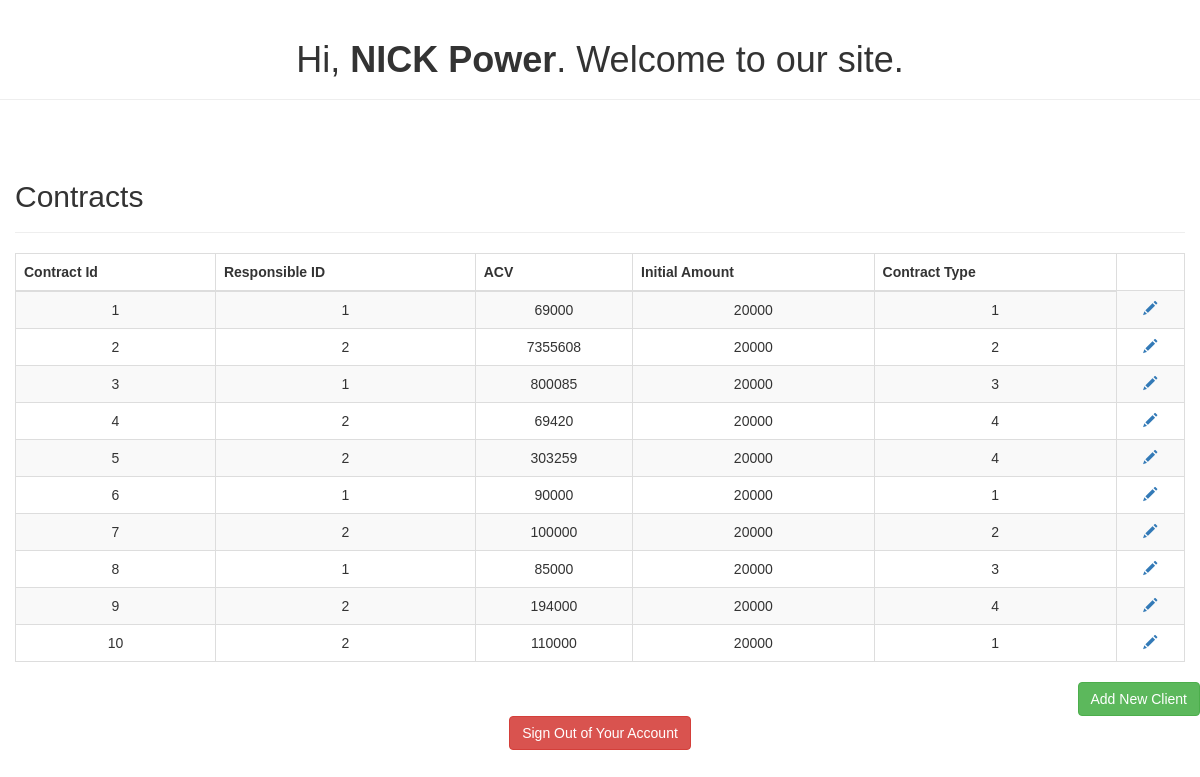
Page /SalesAss/welcome.php (signed in) on the committed database.
### tables this page shows
CREATE TABLE IF NOT EXISTS Contract (
    id INT UNSIGNED AUTO_INCREMENT, 
    client_id INT UNSIGNED,
    responsible_id INT UNSIGNED,
    acv int (10) NOT NULL,
    initial_amount DOUBLE(10, 2),   
    start_date TIMESTAMP DEFAULT CURRENT_TIMESTAMP,
    service_type INT UNSIGNED,
    contract_type INT UNSIGNED,
    sales_associate INT UNSIGNED,
	first_deliverable TIMESTAMP DEFAULT '0000-00-00',
	second_deliverable TIMESTAMP DEFAULT '0000-00-00',
	third_deliverable TIMESTAMP DEFAULT '0000-00-00',
	line_business  INT UNSIGNED,
	client_satisfaction INT DEFAULT NULL,
	CONSTRAINT satisfaction_chk CHECK (client_satisfaction BETWEEN 1 AND 10),
    PRIMARY KEY(id),
    INDEX(client_id),
    INDEX(contract_type),
    INDEX(service_type),
    INDEX(responsible_id),
    INDEX(sales_associate),
	FOREIGN KEY(line_business) REFERENCES Line_business(id),
    FOREIGN KEY(client_id) REFERENCES Client(id),
    FOREIGN KEY(service_type) REFERENCES Service_type(id),
    FOREIGN KEY(contract_type) REFERENCES Contract_type(id),
    FOREIGN KEY(responsible_id) REFERENCES Responsible(id),
    FOREIGN KEY(sales_associate) REFERENCES SalesAssociate(id)
);

### config.php (called while the page is built, shortened)
<?php
$environment = YousefDEV;
if($environment == RyanDEV) {
    define('DB_SERVER', 'localhost');
    define('DB_USERNAME', 'root');
    define('DB_PASSWORD', 'mysql');
    define('DB_NAME', 'rcc353_1');
    $conn = mysqli_connect(DB_SERVER, DB_USERNAME, DB_PASSWORD, DB_NAME);
    $base_url = "/project/COMP_353_Databases_Website/";
    if($conn === false) {
        die("ERROR: Could not connect. " . mysqli_connect_error());
    }
	else
	{
    }
}
else if($environment == YousefDEV) {
    $base_url = "/COMP_353_Databases_Website/";
}
?>

### SalesAss/welcome.php (the view, shortened to what this page needs)
<!DOCTYPE html>
<html lang="en">
<head>
    <link rel="stylesheet" href="https://maxcdn.bootstrapcdn.com/bootstrap/3.3.7/css/bootstrap.css">
</head>
<body>
<div class="page-header">
    <h1>Hi, <b><?php echo htmlspecialchars($_SESSION['username']); ?></b>. Welcome to our site.</h1>
</div>
<div class="wrapper">
    <div class="container-fluid">
        <div class="row">
            <div class="col-md-12">
                <div class="page-header clearfix">
                    <h2 class="pull-left">Contracts</h2>
                </div>
                <?php
                require_once '../config.php';
                $sql = "SELECT * FROM contract";
                if($stmt = mysqli_prepare($conn, $sql)) {
                    if(mysqli_stmt_execute($stmt)) {
                        $result = mysqli_stmt_get_result($stmt);
                        if(mysqli_num_rows($result) > 0){
                            echo "<table class='table table-bordered table-striped'>";
                            echo "<thead>";
                            echo "<tr>";
                            echo "<th>Contract Id</th>";
                            echo "<th>Responsible ID</th>";
                            echo "<th>ACV</th>";
                            echo "<th>Initial Amount</th>";
                            echo "<th>Contract Type</th>";
                            echo "</tr>";
                            echo "</thead>";
                            echo "<tbody>";
                            while($row = mysqli_fetch_array($result)){
                                echo "<tr>";
                                echo "<td>" . $row['id'] . "</td>";
                                echo "<td>" . $row['responsible_id'] . "</td>";
                                echo "<td>" . $row['acv'] . "</td>";
                                echo "<td>" . $row['initial_amount'] . "</td>";
                                echo "<td>". $row['contract_type'] . "</td>";
                                echo "<td>";
								echo "<a href='managers.php?id=". $row['id'] ."' title='View Managers' data-toggle='tooltip'><span class='glyphicon glyphicon-pencil'></span></a>";
                                echo "</td>";
                                echo "</tr>";
                            }
                            echo "</tbody>";
                            echo "</table>";
                        }else{
                            echo "<p class='lead'><em>No records were found.</em></p>";
                        }
                    }
                }
                ?>
            </div>
			<div>
			<a href="register.php" class="btn btn-success pull-right">Add New Client</a>
            </div>
        </div>
    </div>
</div>
<p><a href=<?php echo $base_url . "SalesAss/logout.php" ?> class="btn btn-danger">Sign Out of Your Account</a></p>
</body>
</html>

### SalesAss/welcome.php (style rules this page uses)
body { font: 14px sans-serif; text-align: center; }

### rows in the picture
contract: id "1", responsible "1", acv "69000", initial_amount "20000", contract_type "1"
contract: id "2", responsible "2", acv "7355608", initial_amount "20000", contract_type "2"
contract: id "3", responsible "1", acv "800085", initial_amount "20000", contract_type "3"
contract: id "4", responsible "2", acv "69420", initial_amount "20000", contract_type "4"
contract: id "5", responsible "2", acv "303259", initial_amount "20000", contract_type "4"
contract: id "6", responsible "1", acv "90000", initial_amount "20000", contract_type "1"
contract: id "7", responsible "2", acv "100000", initial_amount "20000", contract_type "2"
contract: id "8", responsible "1", acv "85000", initial_amount "20000", contract_type "3"
contract: id "9", responsible "2", acv "194000", initial_amount "20000", contract_type "4"
contract: id "10", responsible "2", acv "110000", initial_amount "20000", contract_type "1"

### other values in the picture
$_SESSION['username'] "NICK Power"
